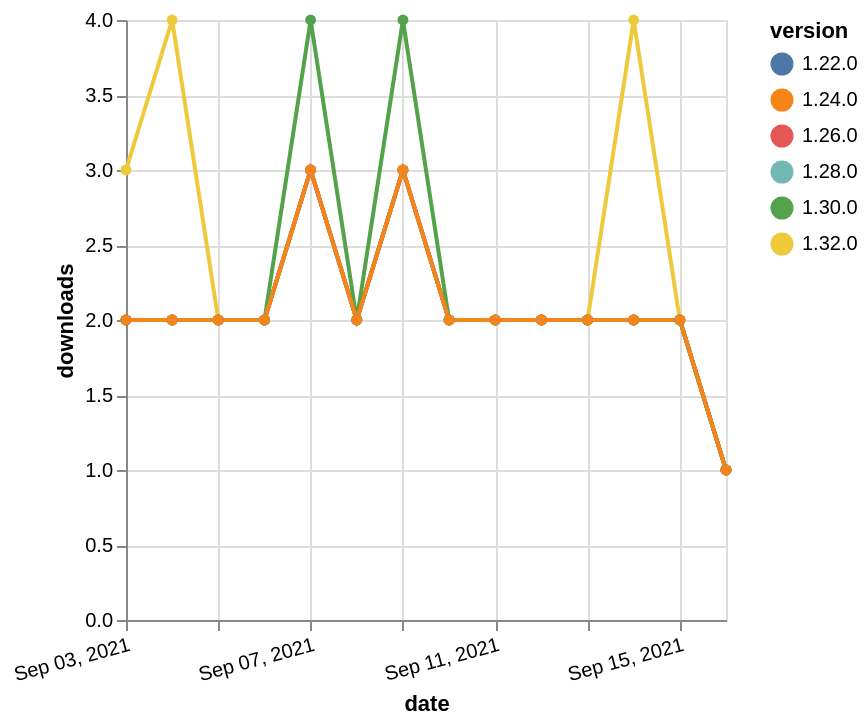

Here is the Vega-Lite specification saved for this chart:
### Vega-Lite specification from a JSON file in a GitHub repository (floating-point values rounded to 4 significant figures)
{"$schema": "https://vega.github.io/schema/vega-lite/v5.json", "description": "A simple bar chart with embedded data.", "data": {"values": [{"date": "2021-09-03", "total": 213, "delta": 3, "version": "1.32.0"}, {"date": "2021-09-04", "total": 217, "delta": 4, "version": "1.32.0"}, {"date": "2021-09-05", "total": 219, "delta": 2, "version": "1.32.0"}, {"date": "2021-09-06", "total": 221, "delta": 2, "version": "1.32.0"}, {"date": "2021-09-07", "total": 224, "delta": 3, "version": "1.32.0"}, {"date": "2021-09-08", "total": 226, "delta": 2, "version": "1.32.0"}, {"date": "2021-09-09", "total": 229, "delta": 3, "version": "1.32.0"}, {"date": "2021-09-10", "total": 231, "delta": 2, "version": "1.32.0"}, {"date": "2021-09-11", "total": 233, "delta": 2, "version": "1.32.0"}, {"date": "2021-09-12", "total": 235, "delta": 2, "version": "1.32.0"}, {"date": "2021-09-13", "total": 237, "delta": 2, "version": "1.32.0"}, {"date": "2021-09-14", "total": 241, "delta": 4, "version": "1.32.0"}, {"date": "2021-09-15", "total": 243, "delta": 2, "version": "1.32.0"}, {"date": "2021-09-16", "total": 244, "delta": 1, "version": "1.32.0"}, {"date": "2021-09-03", "total": 2066, "delta": 2, "version": "1.22.0"}, {"date": "2021-09-04", "total": 2068, "delta": 2, "version": "1.22.0"}, {"date": "2021-09-05", "total": 2070, "delta": 2, "version": "1.22.0"}, {"date": "2021-09-06", "total": 2072, "delta": 2, "version": "1.22.0"}, {"date": "2021-09-07", "total": 2075, "delta": 3, "version": "1.22.0"}, {"date": "2021-09-08", "total": 2077, "delta": 2, "version": "1.22.0"}, {"date": "2021-09-09", "total": 2080, "delta": 3, "version": "1.22.0"}, {"date": "2021-09-10", "total": 2082, "delta": 2, "version": "1.22.0"}, {"date": "2021-09-11", "total": 2084, "delta": 2, "version": "1.22.0"}, {"date": "2021-09-12", "total": 2086, "delta": 2, "version": "1.22.0"}, {"date": "2021-09-13", "total": 2088, "delta": 2, "version": "1.22.0"}, {"date": "2021-09-14", "total": 2090, "delta": 2, "version": "1.22.0"}, {"date": "2021-09-15", "total": 2092, "delta": 2, "version": "1.22.0"}, {"date": "2021-09-16", "total": 2093, "delta": 1, "version": "1.22.0"}, {"date": "2021-09-03", "total": 1004, "delta": 2, "version": "1.28.0"}, {"date": "2021-09-04", "total": 1006, "delta": 2, "version": "1.28.0"}, {"date": "2021-09-05", "total": 1008, "delta": 2, "version": "1.28.0"}, {"date": "2021-09-06", "total": 1010, "delta": 2, "version": "1.28.0"}, {"date": "2021-09-07", "total": 1013, "delta": 3, "version": "1.28.0"}, {"date": "2021-09-08", "total": 1015, "delta": 2, "version": "1.28.0"}, {"date": "2021-09-09", "total": 1018, "delta": 3, "version": "1.28.0"}, {"date": "2021-09-10", "total": 1020, "delta": 2, "version": "1.28.0"}, {"date": "2021-09-11", "total": 1022, "delta": 2, "version": "1.28.0"}, {"date": "2021-09-12", "total": 1024, "delta": 2, "version": "1.28.0"}, {"date": "2021-09-13", "total": 1026, "delta": 2, "version": "1.28.0"}, {"date": "2021-09-14", "total": 1028, "delta": 2, "version": "1.28.0"}, {"date": "2021-09-15", "total": 1030, "delta": 2, "version": "1.28.0"}, {"date": "2021-09-16", "total": 1031, "delta": 1, "version": "1.28.0"}, {"date": "2021-09-03", "total": 1472, "delta": 2, "version": "1.26.0"}, {"date": "2021-09-04", "total": 1474, "delta": 2, "version": "1.26.0"}, {"date": "2021-09-05", "total": 1476, "delta": 2, "version": "1.26.0"}, {"date": "2021-09-06", "total": 1478, "delta": 2, "version": "1.26.0"}, {"date": "2021-09-07", "total": 1481, "delta": 3, "version": "1.26.0"}, {"date": "2021-09-08", "total": 1483, "delta": 2, "version": "1.26.0"}, {"date": "2021-09-09", "total": 1486, "delta": 3, "version": "1.26.0"}, {"date": "2021-09-10", "total": 1488, "delta": 2, "version": "1.26.0"}, {"date": "2021-09-11", "total": 1490, "delta": 2, "version": "1.26.0"}, {"date": "2021-09-12", "total": 1492, "delta": 2, "version": "1.26.0"}, {"date": "2021-09-13", "total": 1494, "delta": 2, "version": "1.26.0"}, {"date": "2021-09-14", "total": 1496, "delta": 2, "version": "1.26.0"}, {"date": "2021-09-15", "total": 1498, "delta": 2, "version": "1.26.0"}, {"date": "2021-09-16", "total": 1499, "delta": 1, "version": "1.26.0"}, {"date": "2021-09-03", "total": 702, "delta": 2, "version": "1.30.0"}, {"date": "2021-09-04", "total": 704, "delta": 2, "version": "1.30.0"}, {"date": "2021-09-05", "total": 706, "delta": 2, "version": "1.30.0"}, {"date": "2021-09-06", "total": 708, "delta": 2, "version": "1.30.0"}, {"date": "2021-09-07", "total": 712, "delta": 4, "version": "1.30.0"}, {"date": "2021-09-08", "total": 714, "delta": 2, "version": "1.30.0"}, {"date": "2021-09-09", "total": 718, "delta": 4, "version": "1.30.0"}, {"date": "2021-09-10", "total": 720, "delta": 2, "version": "1.30.0"}, {"date": "2021-09-11", "total": 722, "delta": 2, "version": "1.30.0"}, {"date": "2021-09-12", "total": 724, "delta": 2, "version": "1.30.0"}, {"date": "2021-09-13", "total": 726, "delta": 2, "version": "1.30.0"}, {"date": "2021-09-14", "total": 728, "delta": 2, "version": "1.30.0"}, {"date": "2021-09-15", "total": 730, "delta": 2, "version": "1.30.0"}, {"date": "2021-09-16", "total": 731, "delta": 1, "version": "1.30.0"}, {"date": "2021-09-03", "total": 1636, "delta": 2, "version": "1.24.0"}, {"date": "2021-09-04", "total": 1638, "delta": 2, "version": "1.24.0"}, {"date": "2021-09-05", "total": 1640, "delta": 2, "version": "1.24.0"}, {"date": "2021-09-06", "total": 1642, "delta": 2, "version": "1.24.0"}, {"date": "2021-09-07", "total": 1645, "delta": 3, "version": "1.24.0"}, {"date": "2021-09-08", "total": 1647, "delta": 2, "version": "1.24.0"}, {"date": "2021-09-09", "total": 1650, "delta": 3, "version": "1.24.0"}, {"date": "2021-09-10", "total": 1652, "delta": 2, "version": "1.24.0"}, {"date": "2021-09-11", "total": 1654, "delta": 2, "version": "1.24.0"}, {"date": "2021-09-12", "total": 1656, "delta": 2, "version": "1.24.0"}, {"date": "2021-09-13", "total": 1658, "delta": 2, "version": "1.24.0"}, {"date": "2021-09-14", "total": 1660, "delta": 2, "version": "1.24.0"}, {"date": "2021-09-15", "total": 1662, "delta": 2, "version": "1.24.0"}, {"date": "2021-09-16", "total": 1663, "delta": 1, "version": "1.24.0"}]}, "width": "container", "mark": {"type": "line", "point": {"filled": true}}, "encoding": {"x": {"field": "date", "type": "temporal", "timeUnit": "yearmonthdate", "title": "date", "axis": {"labelAngle": -15}}, "y": {"field": "delta", "type": "quantitative", "title": "downloads"}, "color": {"field": "version", "type": "nominal"}, "tooltip": {"field": "delta"}}}
